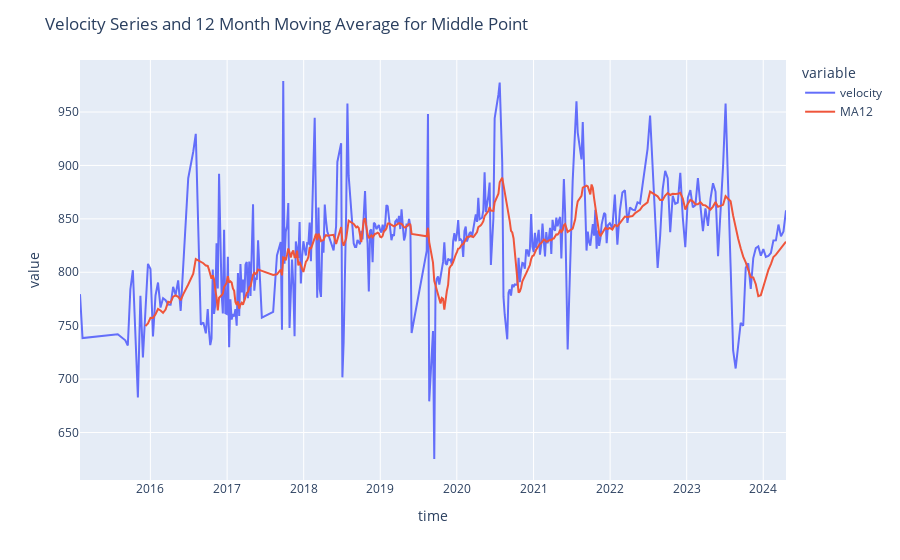

Source (notebook cell):
### Markdown cell above
Create a monthly rolling average of the data to plot with the velocity data.

### Code cell
# create 12 month moving average
df.rename(columns={'VelocitySeries': 'velocity'}, inplace=True)
df['MA12'] = df['velocity'].rolling(12).mean()

# plot the data and monthly average
fig = px.line(df, x="time", y=["velocity", "MA12"])
fig.update_layout(title='Velocity Series and 12 Month Moving Average for ' + point_name.capitalize() + ' Point')
fig.write_image('../figures/6_' + point_name + '_12m_moving_avg.png')
fig.show()

### Figure 1 — Plotly figure (JSON) as saved in the notebook; plotly's stock layout.template omitted (floating-point values rounded to 4 significant figures; data arrays with more than 128 entries replaced by an {"elided": "..."} marker saying what was removed)
{"data": [{"hovertemplate": "variable=velocity<br>time=%{x}<br>value=%{y}<extra></extra>", "legendgroup": "velocity", "line": {"color": "#636efa", "dash": "solid"}, "marker": {"symbol": "circle"}, "mode": "lines", "name": "velocity", "orientation": "v", "showlegend": true, "type": "scatter", "x": {"elided": "364 str values"}, "xaxis": "x", "y": {"elided": "364 float values"}, "yaxis": "y"}, {"hovertemplate": "variable=MA12<br>time=%{x}<br>value=%{y}<extra></extra>", "legendgroup": "MA12", "line": {"color": "#EF553B", "dash": "solid"}, "marker": {"symbol": "circle"}, "mode": "lines", "name": "MA12", "orientation": "v", "showlegend": true, "type": "scatter", "x": {"elided": "364 str values"}, "xaxis": "x", "y": {"elided": "364 float values"}, "yaxis": "y"}], "layout": {"legend": {"title": {"text": "variable"}, "tracegroupgap": 0}, "margin": {"t": 60}, "title": {"text": "Velocity Series and 12 Month Moving Average for Middle Point"}, "xaxis": {"anchor": "y", "domain": [0, 1], "title": {"text": "time"}}, "yaxis": {"anchor": "x", "domain": [0, 1], "title": {"text": "value"}}}}
